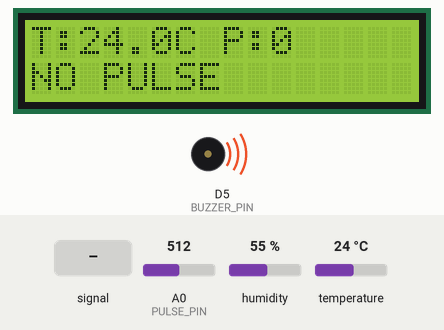
Recording of a sketch running on a simulated ESP8266 (NodeMCU). On the bench: 16×2 character LCD, buzzer (waves = sounding, pin HIGH). Inputs (shaded band) come from the test bench; at power-on: temperature 24 °C, A0 (PULSE_PIN) = 512, humidity 55 %. What the sketch prints to the serial monitor is not drawn.

Above: at 8.5 s.
8.6 s: A0 (PULSE_PIN) fed a 200 Hz sine of ±81 counts around its level
At 13.5 s:
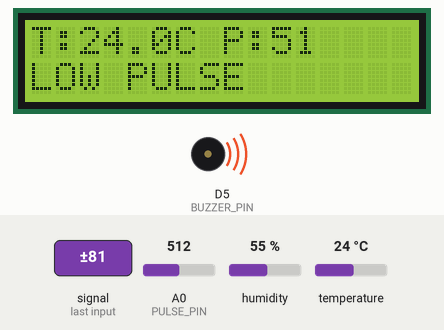
14.5 s: temperature set to 29 °C
At 17.5 s:
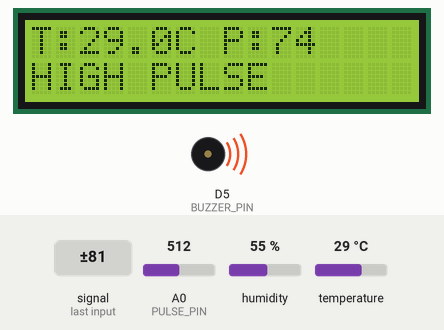
19.4 s: temperature set to 32 °C
At 21.9 s:
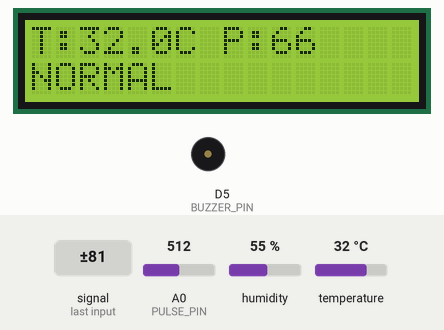
25.3 s: temperature set to 36 °C
At 26.6 s:
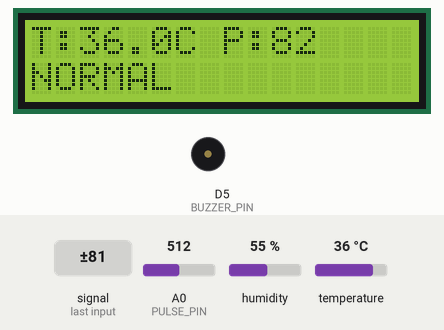
28.8 s: temperature set to 39 °C
At 34.5 s:
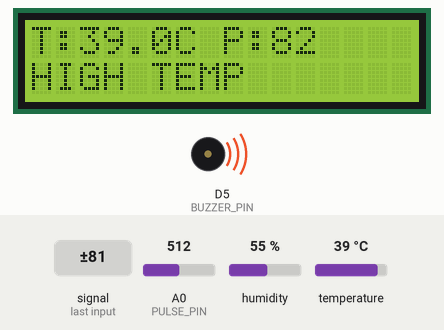
34.7 s: A0 (PULSE_PIN) set to 560
At 36.7 s:
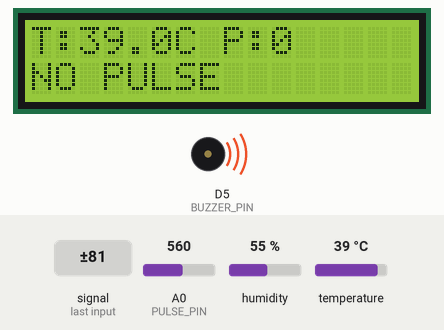
Timing chart, 0 to 38.2 s (numbered marks = the images above; inputs shaded):
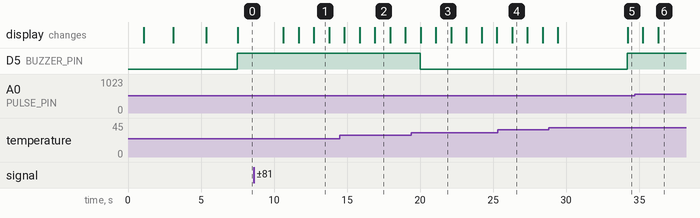

The sketch:

HEALTH_MONITRING_USING_PULSE_DHT.ino
```cpp
#include <ESP8266WiFi.h>
#include "AdafruitIO_WiFi.h"
#include <DHT.h>
#include <Wire.h>
#include <LiquidCrystal_I2C.h>

// ==========================
// WiFi Details
// ==========================
#define WIFI_SSID   "homeiot"
#define WIFI_PASS   "homeiot123"

// ==========================
// Adafruit IO Details
// Regenerate your Adafruit IO key and paste new key here
// ==========================
#define IO_USERNAME "health160626"
#define IO_KEY      "aio_liPx42nGrtIkdNcpe9AbMNL6P35I"

AdafruitIO_WiFi io(IO_USERNAME, IO_KEY, WIFI_SSID, WIFI_PASS);

// ==========================
// Adafruit IO Feeds
// ==========================
AdafruitIO_Feed *temperatureFeed = io.feed("temperature");
AdafruitIO_Feed *humidityFeed    = io.feed("humidity");
AdafruitIO_Feed *pulseFeed       = io.feed("pulse");
AdafruitIO_Feed *alertFeed       = io.feed("health-alert");

// ==========================
// NodeMCU Pin Setup
// ==========================
// D1 = LCD SCL
// D2 = LCD SDA
// D4 = DHT11 DATA
// D5 = Buzzer
// A0 = Heart Rate Sensor Signal

#define DHT_PIN       D4
#define DHT_TYPE      DHT11
#define PULSE_PIN     A0
#define BUZZER_PIN    D5

// ==========================
// Objects
// ==========================
DHT dht(DHT_PIN, DHT_TYPE);
LiquidCrystal_I2C lcd(0x27, 16, 2);

// ==========================
// Alert Limits
// ==========================
float highTempLimit = 38.0;
float lowTempLimit  = 30.0;

int highPulseLimit = 120;
int lowPulseLimit  = 50;

// ==========================
// Sensor Variables
// ==========================
float temperature = 0;
float humidity = 0;

int pulseRaw = 0;
int bpm = 0;

bool tempAlert = false;
bool pulseAlert = false;
bool dhtError = false;

String alertMessage = "NORMAL";

// ==========================
// Pulse Sensor Variables
// ==========================
int pulseThreshold = 550;   // adjust using Serial Monitor
bool beatDetected = false;

unsigned long lastBeatTime = 0;
unsigned long lastPulseSeen = 0;

// ==========================
// Timing
// ==========================
unsigned long lastPulseRead = 0;
const unsigned long pulseReadInterval = 20;     // pulse read every 20 ms

unsigned long lastDHTRead = 0;
const unsigned long dhtReadInterval = 2000;     // DHT read every 2 sec

unsigned long lastLCDUpdate = 0;
const unsigned long lcdUpdateInterval = 1000;

unsigned long lastAdafruitSend = 0;
const unsigned long adafruitInterval = 30000;   // send every 30 sec

// ==========================
// LCD Update
// ==========================
void updateLCD() {
  lcd.clear();

  lcd.setCursor(0, 0);
  lcd.print("T:");
  lcd.print(temperature, 1);
  lcd.print("C P:");
  lcd.print(bpm);

  lcd.setCursor(0, 1);

  if (alertMessage.length() > 16) {
    lcd.print(alertMessage.substring(0, 16));
  } else {
    lcd.print(alertMessage);
  }
}

// ==========================
// Read Heart Rate Sensor
// ==========================
void readPulseSensorFast() {
  pulseRaw = analogRead(PULSE_PIN);

  // Detect rising pulse
  if (pulseRaw > pulseThreshold && beatDetected == false) {
    beatDetected = true;

    unsigned long currentTime = millis();

    if (lastBeatTime > 0) {
      unsigned long beatInterval = currentTime - lastBeatTime;

      // valid human heart beat range
      if (beatInterval > 300 && beatInterval < 2000) {
        bpm = 60000 / beatInterval;
        lastPulseSeen = currentTime;
      }
    }

    lastBeatTime = currentTime;
  }

  // Reset beat detection when signal goes below threshold
  if (pulseRaw < pulseThreshold - 30) {
    beatDetected = false;
  }

  // If no pulse detected for 5 sec
  if (millis() - lastPulseSeen > 5000) {
    bpm = 0;
  }
}

// ==========================
// Read DHT11 Sensor
// ==========================
void readDHTSensor() {
  float t = dht.readTemperature();
  float h = dht.readHumidity();

  Serial.println();
  Serial.println("========== HEALTH DATA ==========");

  if (isnan(t) || isnan(h)) {
    dhtError = true;
    tempAlert = true;
    alertMessage = "DHT11 ERROR";

    Serial.println("DHT11 Sensor Error");
    Serial.println("Check DHT11 wiring and 10K pull-up resistor");
  } else {
    dhtError = false;
    temperature = t;
    humidity = h;

    tempAlert = false;

    if (temperature >= highTempLimit) {
      tempAlert = true;
      alertMessage = "HIGH TEMP";
    } else if (temperature <= lowTempLimit) {
      tempAlert = true;
      alertMessage = "LOW TEMP";
    }
  }

  // Pulse alert check
  pulseAlert = false;

  if (bpm == 0) {
    pulseAlert = true;
    alertMessage = "NO PULSE";
  } else if (bpm >= highPulseLimit) {
    pulseAlert = true;
    alertMessage = "HIGH PULSE";
  } else if (bpm <= lowPulseLimit) {
    pulseAlert = true;
    alertMessage = "LOW PULSE";
  }

  if (!tempAlert && !pulseAlert && !dhtError) {
    alertMessage = "NORMAL";
  }

  // Buzzer alert
  if (tempAlert || pulseAlert || dhtError) {
    digitalWrite(BUZZER_PIN, HIGH);
  } else {
    digitalWrite(BUZZER_PIN, LOW);
  }

  Serial.print("Temperature: ");
  Serial.print(temperature);
  Serial.println(" C");

  Serial.print("Humidity: ");
  Serial.print(humidity);
  Serial.println(" %");

  Serial.print("Pulse Raw Value: ");
  Serial.println(pulseRaw);

  Serial.print("Pulse BPM: ");
  Serial.println(bpm);

  Serial.print("Alert: ");
  Serial.println(alertMessage);

  Serial.print("WiFi Status: ");
  Serial.println(WiFi.status() == WL_CONNECTED ? "CONNECTED" : "DISCONNECTED");

  Serial.print("Adafruit IO Status: ");
  Serial.println(io.statusText());
}

// ==========================
// Send Data to Adafruit IO
// ==========================
void sendToAdafruitIO() {
  if (io.status() < AIO_CONNECTED) {
    Serial.println("Adafruit IO not connected, data not sent");
    return;
  }

  Serial.println("Sending data to Adafruit IO...");

  temperatureFeed->save(temperature);
  delay(1000);

  humidityFeed->save(humidity);
  delay(1000);

  pulseFeed->save(bpm);
  delay(1000);

  alertFeed->save(alertMessage);
  delay(1000);

  Serial.println("Data sent to Adafruit IO");
}

// ==========================
// Connect Adafruit IO
// ==========================
void connectAdafruitIO() {
  Serial.println();
  Serial.println("Connecting to Adafruit IO...");

  lcd.clear();
  lcd.setCursor(0, 0);
  lcd.print("Connecting");
  lcd.setCursor(0, 1);
  lcd.print("Adafruit IO");

  io.connect();

  int retry = 0;

  while (io.status() < AIO_CONNECTED && retry < 60) {
    Serial.print(".");
    Serial.print(" Status: ");
    Serial.println(io.statusText());

    io.run();
    delay(1000);
    retry++;
  }

  if (io.status() >= AIO_CONNECTED) {
    Serial.println();
    Serial.println("Adafruit IO Connected");

    lcd.clear();
    lcd.setCursor(0, 0);
    lcd.print("AIO Connected");
    lcd.setCursor(0, 1);
    lcd.print("System Ready");

    delay(2000);
  } else {
    Serial.println();
    Serial.println("Adafruit IO Failed");
    Serial.println("Check WiFi, username, IO key, and feed names");

    lcd.clear();
    lcd.setCursor(0, 0);
    lcd.print("AIO Failed");
    lcd.setCursor(0, 1);
    lcd.print("Check Key/WiFi");

    delay(2000);
  }
}

// ==========================
// Setup
// ==========================
void setup() {
  Serial.begin(115200);
  delay(1000);

  Serial.println();
  Serial.println("Health Monitoring System Starting...");

  pinMode(BUZZER_PIN, OUTPUT);
  digitalWrite(BUZZER_PIN, LOW);

  dht.begin();

  Wire.begin(D2, D1);   // SDA = D2, SCL = D1

  lcd.init();
  lcd.backlight();

  lcd.setCursor(0, 0);
  lcd.print("Health Monitor");
  lcd.setCursor(0, 1);
  lcd.print("Starting...");

  delay(2000);

  connectAdafruitIO();
}

// ==========================
// Loop
// ==========================
void loop() {
  io.run();

  // Read pulse sensor fast
  if (millis() - lastPulseRead >= pulseReadInterval) {
    lastPulseRead = millis();
    readPulseSensorFast();
  }

  // Read DHT11 every 2 sec
  if (millis() - lastDHTRead >= dhtReadInterval) {
    lastDHTRead = millis();
    readDHTSensor();
  }

  // LCD update every 1 sec
  if (millis() - lastLCDUpdate >= lcdUpdateInterval) {
    lastLCDUpdate = millis();
    updateLCD();
  }

  // Send data to Adafruit IO every 30 sec
  if (millis() - lastAdafruitSend >= adafruitInterval) {
    lastAdafruitSend = millis();
    sendToAdafruitIO();
  }

  // Reconnect if Adafruit IO disconnected
  if (io.status() < AIO_CONNECTED) {
    static unsigned long lastReconnect = 0;

    if (millis() - lastReconnect > 15000) {
      lastReconnect = millis();
      connectAdafruitIO();
    }
  }
}
```

Measured:
- the behaviour switches between 30 and 31 °C on temperature (found by bisection; images 2 and 3)
- the behaviour switches between 37 and 38 °C on temperature (found by bisection; images 4 and 5)
- after the input at 8.6 s, the display: first changes after 2.0 s (image 1 shows a later state)
- after the input at 19.4 s, D5 (BUZZER_PIN): HIGH → LOW after 0.62 s; the display: first changes after 0.66 s (image 3 shows a later state)
- after the input at 28.8 s, D5 (BUZZER_PIN): LOW → HIGH after 5.4 s; the display: first differs from a run without the input after 5.4 s (image 5)
- after the input at 34.7 s, the display: first differs from a run without the input after 1.6 s (image 6)
- what the display in image 1 shows lasts 1.1 s, from 12.7 s to 13.8 s
